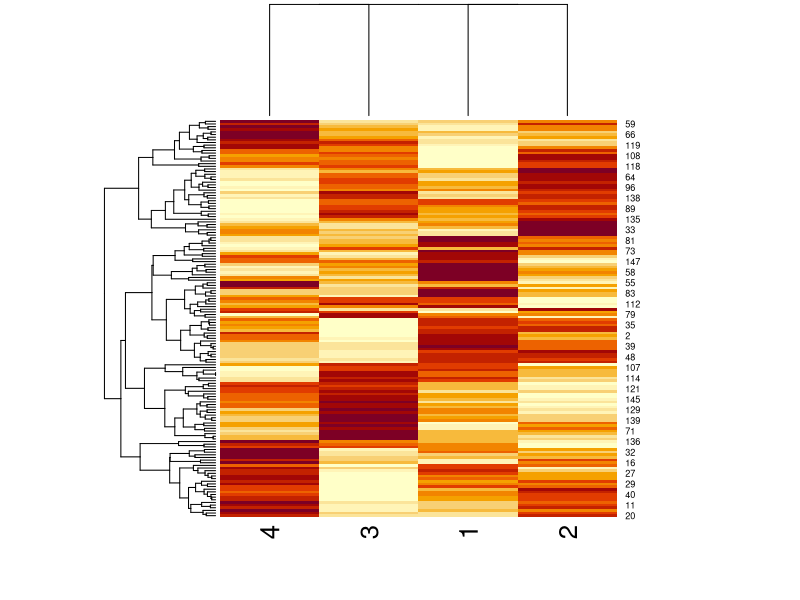

This chart was generated by the following R code:

rm(list = ls())

library(ggplot2)
library(tidyverse)
library(ggfortify)
library(fastICA)
library(datasets)

df <- iris[c(1,2,3,4)]
a <- fastICA(df, 7, alg.typ = "parallel", fun = "logcosh", alpha = 1,
             method = "R", row.norm = FALSE, maxit = 200,
             tol = 0.0001, verbose = TRUE)
heatmap(a$S)
